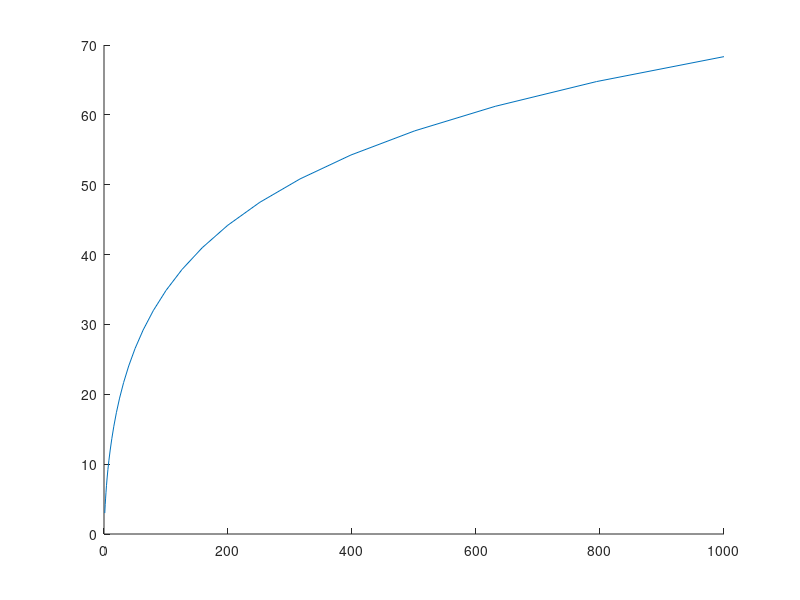

The MATLAB script that drew this image:
%% Recreation
% Recreating the resuslts from the paper Transmit without Regrets: Online
% Optimization in MIMO-OFDM Cognitive Radio Systems

clear all; clc;

% Initializing Variables
PrimaryUsers = 0; %num primary users
SecondaryUsers = 1; %num secondary users
Users = PrimaryUsers + SecondaryUsers; %total users
Antenna = 2; %num rx/tx antenna per user
T = 100; %time to simulate
t = 1;
Subcarriers = 8; %num subcarriers
primaryP = cell(PrimaryUsers, Subcarriers); %power of primary
secondaryP = cell(SecondaryUsers, Subcarriers); %power of secondary
primaryQ = cell(PrimaryUsers, Subcarriers); %norm sig covar
secondaryQ = cell(SecondaryUsers, Subcarriers); %norm sig covar
noisePower = eye(Antenna); %noise power
H = cell(Users, Users, Subcarriers, T); %channel matrices
nu = .1;
y = cell(SecondaryUsers, Subcarriers);
Y = cell(SecondaryUsers, Subcarriers);
SNRset = 1:30;
Pset = 10.^(SNRset / 10);
Iters = 1;
rates = zeros(Users,T);
Rates = zeros(Users,size(Pset,2));
p=1
for P = Pset
    rates = zeros(Users,T);
    for i = 1:Iters
        % Initialize y and Y
        for secondaryUser = 1:SecondaryUsers
            for subcarrier = 1:Subcarriers
                Y{secondaryUser, subcarrier} = zeros(Antenna);
                y{secondaryUser, subcarrier} = 0;
            end
        end
        
        % Initializing Primary Powers
        % Assuming each primary user only occupies one channel
        for primaryUser = 1:PrimaryUsers
            primchan = randi([1 Subcarriers]);
            for subcarrier = 1:Subcarriers
                if (subcarrier == primchan)
                    primaryP{primaryUser, subcarrier} = 10;
                else
                    primaryP{primaryUser, subcarrier} = 0;
                end
            end
        end
        t = 1;
        % Initializing Secondary Powers
        % Each secondary user has access to all the channels but start with the
        % same power on each channel
        for secondaryUser = 1:SecondaryUsers
            for subcarrier = 1:Subcarriers
                secondaryP{secondaryUser, subcarrier} = P * exp(nu*t^(-1/2)*y{secondaryUser, subcarrier});
                divisor = 0;
                for chan = 1:Subcarriers
                    divisor = divisor + exp(nu*t^(-1/2)*y{secondaryUser,chan});
                end
                secondaryP{secondaryUser, subcarrier} = secondaryP{secondaryUser, subcarrier} / divisor;
            end
        end
        
        
        
        % Initialize Primary Covariance Matrix
        % Constant over time
        for primaryUser = 1:PrimaryUsers
            for subcarrier = 1:Subcarriers
                primaryQ{primaryUser, subcarrier} = eye(Antenna);
            end
        end
        
        % Initialize Secondary Covariance Matrix
        % Starts as I but can change over time
        for secondaryUser = 1:SecondaryUsers
            for subcarrier = 1:Subcarriers
                secondaryQ{secondaryUser, subcarrier} = exp(nu*t^(-1/2)*Y{secondaryUser, subcarrier})/trace(exp(nu*t^(-1/2)*Y{secondaryUser, subcarrier}));
            end
        end
        
        % Initialize Channel Matrices
        % Assuming stationary for now
        % TODO: update to jakes when I understand that better
        rng(19);
        for userFrom = 1:Users
            for userTo = 1:Users
                for subcarrier = 1:subcarrier
                    tmpH = normrnd(0, 1, 2, 2)/sqrt(2) + 1i * normrnd(0, 1, 2, 2)/sqrt(2);
                    for t = 1:T
                        H{userFrom, userTo, subcarrier, t} = tmpH;%normrnd(0, 1, 2, 2)/sqrt(2) + 1i * normrnd(0, 1, 2, 2)/sqrt(2);
                    end
                end
            end
        end
        clear primaryUser secondaryUser subcarrier userFrom userTo tmpH;
        
        
        
        
        for t = 1:T
            for secondaryUser = 1:SecondaryUsers
                for subcarrier = 1:Subcarriers
                    secondaryP{secondaryUser, subcarrier} = P * exp(nu*t^(-1/2)*y{secondaryUser, subcarrier});
                    divisor = 0;
                    for chan = 1:Subcarriers
                        divisor = divisor + exp(nu*t^(-1/2)*y{secondaryUser,chan});
                    end
                    secondaryP{secondaryUser, subcarrier} = secondaryP{secondaryUser, subcarrier} / divisor;
                    secondaryQ{secondaryUser, subcarrier} = exp(nu*t^(-1/2)*Y{secondaryUser, subcarrier})/trace(exp(nu*t^(-1/2)*Y{secondaryUser, subcarrier}));
                end
            end
            userP = [primaryP; secondaryP];
            userQ = [primaryQ; secondaryQ];
            for userTo = 1:Users
                rate = 0;
                for subcarrier = 1:Subcarriers
                    W = zeros(Antenna);
                    for userFrom = 1:Users
                        if (userTo ~= userFrom)
                            tmpH = H{userFrom, userTo, subcarrier, t};
                            W = W + tmpH * (userP{userFrom, subcarrier} .* userQ{userFrom, subcarrier}) * tmpH';
                        end
                    end
                    W = W + noisePower;
                    tmpH = H{userTo, userTo, subcarrier, t};
                    tmpP = userP{userTo, subcarrier} * userQ{userTo, subcarrier};
                    rateinc = log(det(W + tmpH*tmpP*tmpH')) - log(det(W));
                    rate = rate + rateinc;
                    if (userTo > PrimaryUsers)
                        h = W^(-1/2) * tmpH;
                        n = userTo - PrimaryUsers;
                        M = h'*(eye(Antenna) + h * tmpP * h')^-1*h;
                        y{n, subcarrier} = y{n,subcarrier} + P *trace(M*userQ{userTo, subcarrier});
                        Y{n,subcarrier} = Y{n, subcarrier} + userP{userTo, subcarrier}*M;
                    end
                end
                rates(userTo, t) = rates(userTo, t) + rate;
                
            end
        end
    end
    
    for u = 1:Users
        Rates(u,p) = rates(u,end)/i;
    end
    p = p+1
end

figure
hold on
for u = 1:Users
    plot(Pset, abs(Rates(u, :)));
end
